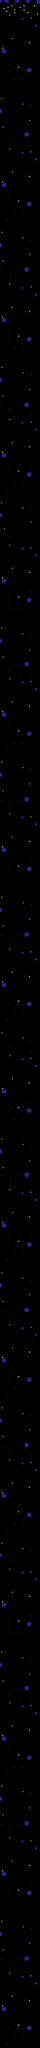

Tiled map render using the project's own tile images. Description and the map definition, with tile-layer contents summarised, below:
An orthogonal 30x1500 tile map with 32x32 px tiles, 1 tile layer (Tile Layer 1), 3 tilesets and 74 objects.

<map version="1.0" orientation="orthogonal" renderorder="right-down" width="30" height="1500" tilewidth="32" tileheight="32" nextobjectid="89">
 <tileset firstgid="1" name="level_two_tileset_paint" tilewidth="32" tileheight="32" tilecount="504">
  <image source="level_two_tileset_paint.png" width="902" height="597" />
 </tileset>
 <tileset firstgid="505" name="white_bg1" tilewidth="32" tileheight="32" tilecount="1">
  <image source="white_bg1.png" width="32" height="32" />
 </tileset>
 <tileset firstgid="506" name="level_two_tileset_paint" tilewidth="32" tileheight="32" tilecount="504">
  <image source="level_two_tileset_paint.png" width="902" height="597" />
 </tileset>
 <layer name="Tile Layer 1" width="30" height="1500">
  <data>[45000 cells, 45000 non-empty, 420 distinct tile ids]</data>
 </layer>
 <objectgroup name="oj">
  <object id="4" x="175.758" y="46851.5">
   <polygon points="0,0 133.333,-912.121 451.515,-987.879" />
  </object>
  <object id="6" x="825" y="44225">
   <polygon points="0,0 -300,841.667 -483.333,-1233.33" />
  </object>
  <object id="7" x="91.6667" y="44350">
   <polygon points="0,0 116.667,216.667 -83.3333,116.667" />
  </object>
  <object id="8" x="458.333" y="42350">
   <polygon points="0,0 183.333,250 -50,158.333" />
  </object>
  <object id="9" x="141.667" y="41425">
   <polygon points="0,0 175,216.667 208.333,-50 450,-325" />
  </object>
  <object id="10" x="675" y="40383.3">
   <polygon points="0,0 -75,125 -250,-83.3333" />
  </object>
  <object id="11" x="108.333" y="39583.3">
   <polygon points="0,0 250,183.333 33.3333,191.667" />
  </object>
  <object id="12" x="675" y="39483.3">
   <polygon points="0,0 -175,125 -158.333,-208.333" />
  </object>
  <object id="13" x="833.333" y="38683.3">
   <polygon points="0,0 91.6667,291.667 -133.333,100" />
  </object>
  <object id="14" x="116.667" y="38316.7">
   <polygon points="0,0 75,333.333 150,-83.3333" />
  </object>
  <object id="15" x="466.667" y="37925">
   <polygon points="0,0 -141.667,-1741.67 208.333,441.667" />
  </object>
  <object id="19" x="358.333" y="35533.3">
   <polygon points="0,0 -16.6667,-1358.33 200,-66.6667" />
  </object>
  <object id="21" x="41.6667" y="33416.7">
   <polygon points="0,0 375,-50 75,-375 208.333,-875 66.6667,-333.333" />
  </object>
  <object id="22" x="133.333" y="33016.7">
   <polygon points="0,0 483.333,-283.333 191.667,-775" />
  </object>
  <object id="23" x="575" y="31983.3">
   <polygon points="0,0 158.333,116.667 125,-58.3333" />
  </object>
  <object id="24" x="675" y="33150">
   <polygon points="0,0 100,0 -100,-100" />
  </object>
  <object id="25" x="266.667" y="30491.7">
   <polygon points="0,0 108.333,258.333 191.667,-50" />
  </object>
  <object id="26" x="533.333" y="30850">
   <polygon points="0,0 75,-91.6667 -33.3333,-133.333" />
  </object>
  <object id="27" x="808.333" y="30650">
   <polygon points="0,0 16.6667,66.6667 -50,33.3333" />
  </object>
  <object id="28" x="275" y="31408.3">
   <polygon points="0,0 -141.667,-458.333 350,225" />
  </object>
  <object id="29" x="958.333" y="29866.7">
   <polygon points="0,0 -458.333,-2475 -41.6667,-3083.33" />
  </object>
  <object id="30" x="116.667" y="29816.7">
   <polygon points="0,0 150,-2316.67 -100,-2916.67" />
  </object>
  <object id="31" x="700" y="24325">
   <polygon points="0,0 -541.667,2025 -483.333,41.6667" />
  </object>
  <object id="32" x="275" y="23208.3">
   <polygon points="0,0 100,516.667 -275,166.667" />
  </object>
  <object id="34" x="658.333" y="22683.3">
   <polygon points="0,0 33.3333,-575 -300,-541.667" />
  </object>
  <object id="35" x="58.3333" y="20716.7">
   <polygon points="0,0 858.333,-458.333 891.667,-641.667" />
  </object>
  <object id="38" x="408.333" y="21641.7">
   <polygon points="0,0 125,-1125 -300,-875" />
  </object>
  <object id="39" x="516.667" y="18108.3">
   <polygon points="0,0 208.333,233.333 8.33333,216.667" />
  </object>
  <object id="40" x="350" y="18708.3">
   <polygon points="0,0 158.333,150 -16.6667,266.667" />
  </object>
  <object id="41" x="416.667" y="19258.3">
   <polygon points="0,0 183.333,-208.333 208.333,-8.33333" />
  </object>
  <object id="42" x="25" y="17808.3">
   <polygon points="0,0 116.667,183.333 191.667,-50" />
  </object>
  <object id="43" x="525" y="16700">
   <polygon points="0,0 158.333,200 -75,225" />
  </object>
  <object id="44" x="675" y="16466.7">
   <polygon points="0,0 100,241.667 233.333,-33.3333" />
  </object>
  <object id="45" x="316.667" y="16008.3">
   <polygon points="0,0 -166.667,-225 50,-483.333" />
  </object>
  <object id="46" x="550" y="15066.7">
   <polygon points="0,0 191.667,-308.333 250,8.33333" />
  </object>
  <object id="47" x="566.667" y="14408.3">
   <polygon points="0,0 183.333,83.3333 200,-400" />
  </object>
  <object id="48" x="233.333" y="13983.3">
   <polygon points="0,0 0,-533.333 -225,-375" />
  </object>
  <object id="49" x="133.333" y="12983.3">
   <polygon points="0,0 216.667,-241.667 -91.6667,-750" />
  </object>
  <object id="50" x="850" y="12733.3">
   <polygon points="0,0 -158.333,491.667 -166.667,-333.333" />
  </object>
  <object id="51" x="533.333" y="11341.7">
   <polygon points="0,0 458.333,483.333 125,641.667" />
  </object>
  <object id="52" x="216.667" y="10341.7">
   <polygon points="0,0 66.6667,650 275,-350" />
  </object>
  <object id="53" x="458.333" y="9125">
   <polygon points="0,0 258.333,200 283.333,-66.6667" />
  </object>
  <object id="54" x="208.333" y="8733.33">
   <polygon points="0,0 208.333,208.333 166.667,-333.333" />
  </object>
  <object id="55" x="558.333" y="7808.33">
   <polygon points="0,0 233.333,1083.33 325,-41.6667" />
  </object>
  <object id="56" x="366.667" y="8058.33">
   <polygon points="0,0 -208.333,-233.333 25,-941.667" />
  </object>
  <object id="57" x="91.6667" y="6816.67">
   <polygon points="0,0 125,-258.333 -66.6667,-691.667" />
  </object>
  <object id="58" x="575" y="6375">
   <polygon points="0,0 -316.667,-291.667 291.667,-975" />
  </object>
  <object id="59" x="641.667" y="4725">
   <polygon points="0,0 -275,291.667 -291.667,-508.333" />
  </object>
  <object id="60" x="0" y="3816.67">
   <polygon points="0,0 0,-3300 441.667,-3241.67" />
  </object>
  <object id="61" x="725" y="608.333">
   <polygon points="0,0 200,3241.67 191.667,-25" />
  </object>
 </objectgroup>
 <objectgroup name="safe">
  <object id="62" x="321" y="47853" width="312" height="37" />
 </objectgroup>
 <objectgroup name="fuel">
  <object id="65" x="513.333" y="46730.7" width="18.6667" height="29.3333" />
  <object id="66" x="642.667" y="46409.3" width="17.3333" height="28" />
  <object id="67" x="772" y="45930.7" width="14.6667" height="29.3333" />
  <object id="68" x="354.667" y="45129.3" width="17.3333" height="32" />
  <object id="69" x="228" y="44874.7" width="16" height="26.6667" />
  <object id="70" x="613.333" y="44842.7" width="13.3333" height="30.6667" />
  <object id="71" x="293.333" y="44364" width="13.3333" height="26.6667" />
  <object id="72" x="37.3333" y="44009.3" width="13.3333" height="30.6667" />
  <object id="73" x="898.667" y="43561.3" width="17.3333" height="30.6667" />
  <object id="74" x="837.333" y="43020" width="14.6667" height="29.3333" />
  <object id="75" x="612" y="41676" width="16" height="29.3333" />
  <object id="76" x="545" y="41288.3" width="16" height="29.3333" />
  <object id="77" x="311" y="40716.3" width="16" height="29.3333" />
  <object id="78" x="182" y="40501.3" width="16" height="29.3333" />
  <object id="79" x="127" y="40151.3" width="16" height="29.3333" />
  <object id="80" x="819" y="39481.3" width="16" height="29.3333" />
  <object id="81" x="429" y="39668.3" width="16" height="29.3333" />
  <object id="82" x="328" y="39526.3" width="16" height="29.3333" />
  </objectgroup>
 <objectgroup name="shield">
  <!-- 4 objects omitted --></objectgroup>
</map>
<!-- 5 of 74 objects omitted -->
